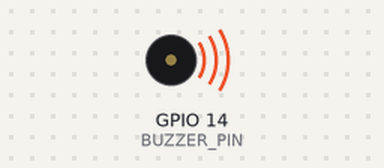
The sketch below on a simulated ESP32. Shown: buzzer (waves = sounding). What the sketch prints to the serial monitor is not drawn.

Above: at 1.8 s.
At 3.5 s:
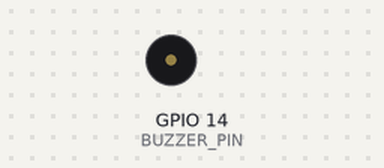
Timing chart, 0 to 4.5 s (numbered marks = the images above):
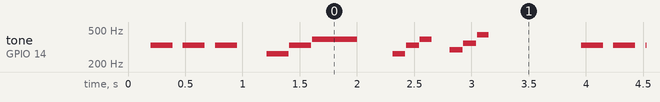

Measured:
- by itself, tone on GPIO 14 (BUZZER_PIN): plays 330 Hz for 0.19 s, 330 Hz for 0.19 s, 330 Hz for 0.19 s, 262 Hz for 0.19 s, 330 Hz for 0.19 s, 392 Hz for 0.39 s … (414 notes in this stretch)

The sketch:

simple_tone.ino
```cpp
#include <Arduino.h>

// ESP32-CAM: GPIO14 is usually safe if you're not using SD card
#define BUZZER_PIN 14

static const int BUZZER_RES  = 10;   // 10-bit (0..1023)
static const int BUZZER_DUTY = 512;  // ~50%

// ----- Notes (Hz) -----
#define NOTE_C4  262
#define NOTE_CS4 277
#define NOTE_D4  294
#define NOTE_DS4 311
#define NOTE_E4  330
#define NOTE_F4  349
#define NOTE_FS4 370
#define NOTE_G4  392
#define NOTE_GS4 415
#define NOTE_A4  440
#define NOTE_AS4 466
#define NOTE_B4  494

#define NOTE_C5  523
#define NOTE_D5  587
#define NOTE_E5  659
#define NOTE_G5  784

// ----- Tone helpers -----
void toneOn(int freqHz) {
  if (freqHz <= 0) return;
  ledcWriteTone(BUZZER_PIN, freqHz);
  ledcWrite(BUZZER_PIN, BUZZER_DUTY);
}

void toneOff() {
  ledcWrite(BUZZER_PIN, 0);
  ledcWriteTone(BUZZER_PIN, 0);
}

// ----- Sequence format -----
struct Step {
  int freq;       // Hz; 0 = rest
  uint16_t ms;    // duration in milliseconds
};

// Example sequence (replace with yours)
const Step SEQ[] = {
  { NOTE_E4, 200 }, { 0,  80 },
  { NOTE_E4, 200 }, { 0,  80 },
  { NOTE_E4, 200 }, { 0, 250 },

  { NOTE_C4, 200 },
  { NOTE_E4, 200 },
  { NOTE_G4, 400 },
  { 0, 300 },

  // "Chord" approximation for a buzzer: play notes quickly one after another
  { NOTE_C4, 120 }, { NOTE_E4, 120 }, { NOTE_G4, 110 },
  { 0, 150 },
  { NOTE_D4, 120 }, { NOTE_F4, 120 }, { NOTE_A4, 110 },
};

const size_t SEQ_LEN = sizeof(SEQ) / sizeof(SEQ[0]);

void playSequence(const Step* seq, size_t len, int gapMs = 10) {
  for (size_t i = 0; i < len; i++) {
    const int f = seq[i].freq;
    const int d = seq[i].ms;

    if (f > 0) {
      toneOn(f);
      delay(max(0, d - gapMs));
      toneOff();
      if (gapMs > 0) delay(gapMs);
    } else {
      toneOff();
      delay(d);
    }
  }
}

void setup() {
  Serial.begin(115200);
  delay(200);

  // LEDC v3: attach channel-less PWM to pin
  ledcAttach(BUZZER_PIN, 2000, BUZZER_RES);

  Serial.println("Buzzer sequence player ready.");
}

void loop() {
  playSequence(SEQ, SEQ_LEN, 8);
  delay(800);
}
```
